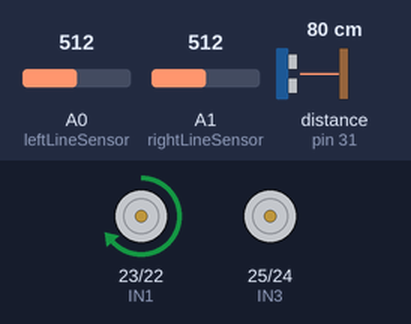
The sketch below on a simulated Arduino Mega 2560, built with avr-gcc and run on an emulated ATmega2560. Parts: motor-driver pin pairs drawn as motors (green arrow = first pin HIGH = forward, orange = second pin HIGH = backward, longer = more drive, scaled by the enable pin). Wiring (inferred from the names in the program): ultrasonic range finder: trigger pin 30; echo pin 31. The inputs (shaded band) are chosen by the test bench; at power-on: A0 (leftLineSensor) = 512, A1 (rightLineSensor) = 512, distance to the obstacle (sensor on pin 31) 80 cm. The echo pulse lasts 58.3 µs per cm.

Above: at 1.2 s.
1.3 s: A0 (leftLineSensor) set to 31
2.8 s: A0 (leftLineSensor) set to 26
At 3.2 s:
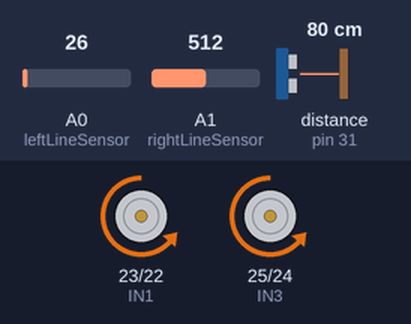
5.8 s: A0 (leftLineSensor) set to 122
7.7 s: A0 (leftLineSensor) set to 20
At 8.51 s:
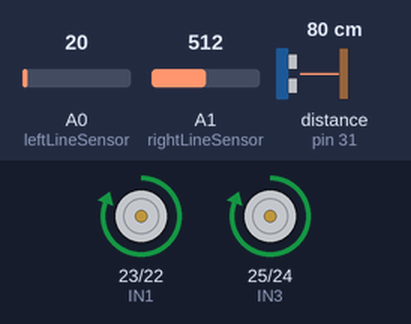
10.7 s: A0 (leftLineSensor) set to 40
Timing chart, 0 to 13.5 s (numbered marks = the images above; inputs shaded):
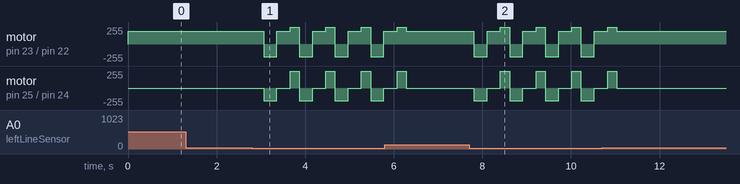

The sketch:

sumocode.ino
```cpp
// Motor Pin Definitions
const int IN1 = 23, IN2 = 22, ENA = 4;
const int IN3 = 25, IN4 = 24, ENB = 5;
int threshold=30;
// Sensor pins
const int trigPin = 30, echoPin = 31;
const int leftLineSensor = A0, rightLineSensor = A1;

void setup() {
  pinMode(IN1, OUTPUT); pinMode(IN2, OUTPUT);
  pinMode(ENA, OUTPUT);
  pinMode(IN3, OUTPUT); pinMode(IN4, OUTPUT);
  pinMode(ENB, OUTPUT);

  pinMode(trigPin, OUTPUT); pinMode(echoPin, INPUT);
  pinMode(leftLineSensor, INPUT);
  pinMode(rightLineSensor, INPUT);

  Serial.begin(9600);
}

long readUltrasonicDistance() {
  digitalWrite(trigPin, LOW);
  delayMicroseconds(2);
  digitalWrite(trigPin, HIGH);
  delayMicroseconds(10);
  digitalWrite(trigPin, LOW);
  long duration = pulseIn(echoPin, HIGH);
  return duration * 0.034 / 2;
}

void moveForward() {
  digitalWrite(IN1, HIGH); digitalWrite(IN2, LOW);
  analogWrite(ENA, 255);
  digitalWrite(IN3, HIGH); digitalWrite(IN4, LOW);
  analogWrite(ENB, 255);
}


void reverse() {
  digitalWrite(IN1, LOW); digitalWrite(IN2, HIGH);
  analogWrite(ENA, 190);
  digitalWrite(IN3, LOW); digitalWrite(IN4, HIGH);
  analogWrite(ENB, 190);
}

void turnRight() {
  digitalWrite(IN1, HIGH); digitalWrite(IN2, LOW);
  digitalWrite(IN3, LOW); digitalWrite(IN4, LOW);
   analogWrite(ENA, 190);
}

void loop() {
  long distance = readUltrasonicDistance();
  int leftLine = analogRead(leftLineSensor);
  int rightLine = analogRead(rightLineSensor);

  // Avoid ring edges
  if (leftLine < threshold || rightLine < threshold) {
    reverse();
    delay(300);
    turnRight();
    delay(300);
    moveForward();
    delay(200);
  } else {
    // Attack if opponent detected
    if (distance < 30) {
      moveForward();
    } else {
      // Search for opponent
      turnRight();
      delay(300);
    }
  }
}
```

Measured:
- the behaviour switches between 30 and 29 on A0 (leftLineSensor) (found by bisection; images 0 and 1)
- after the input at 1.3 s, every drawn part: stays the same
